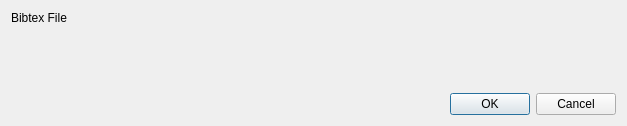
<?xml version="1.0" encoding="UTF-8"?>
<ui version="4.0">
 <class>PreferencesDialog</class>
 <widget class="QDialog" name="PreferencesDialog">
  <property name="geometry">
   <rect>
    <x>0</x>
    <y>0</y>
    <width>627</width>
    <height>126</height>
   </rect>
  </property>
  <property name="windowTitle">
   <string>Dialog</string>
  </property>
  <layout class="QVBoxLayout" name="verticalLayout">
   <item>
    <layout class="QFormLayout" name="formLayout">
     <property name="sizeConstraint">
      <enum>QLayout::SetNoConstraint</enum>
     </property>
     <property name="fieldGrowthPolicy">
      <enum>QFormLayout::ExpandingFieldsGrow</enum>
     </property>
     <item row="0" column="0">
      <widget class="QLabel" name="bibtexFileLabel">
       <property name="text">
        <string>Bibtex File</string>
       </property>
      </widget>
     </item>
     <item row="0" column="1">
      <widget class="FileBrowserInputWidget" name="bibtexFileBrowse" native="true"/>
     </item>
    </layout>
   </item>
   <item>
    <widget class="QDialogButtonBox" name="buttonBox">
     <property name="orientation">
      <enum>Qt::Horizontal</enum>
     </property>
     <property name="standardButtons">
      <set>QDialogButtonBox::Cancel|QDialogButtonBox::Ok</set>
     </property>
    </widget>
   </item>
  </layout>
 </widget>
 <customwidgets>
  <customwidget>
   <class>FileBrowserInputWidget</class>
   <extends>QWidget</extends>
   <header>preferences/filebrowserinputwidget.h</header>
   <container>1</container>
  </customwidget>
 </customwidgets>
 <resources/>
 <connections>
  <connection>
   <sender>buttonBox</sender>
   <signal>accepted()</signal>
   <receiver>PreferencesDialog</receiver>
   <slot>accept()</slot>
   <hints>
    <hint type="sourcelabel">
     <x>248</x>
     <y>254</y>
    </hint>
    <hint type="destinationlabel">
     <x>157</x>
     <y>274</y>
    </hint>
   </hints>
  </connection>
  <connection>
   <sender>buttonBox</sender>
   <signal>rejected()</signal>
   <receiver>PreferencesDialog</receiver>
   <slot>reject()</slot>
   <hints>
    <hint type="sourcelabel">
     <x>316</x>
     <y>260</y>
    </hint>
    <hint type="destinationlabel">
     <x>286</x>
     <y>274</y>
    </hint>
   </hints>
  </connection>
 </connections>
</ui>
